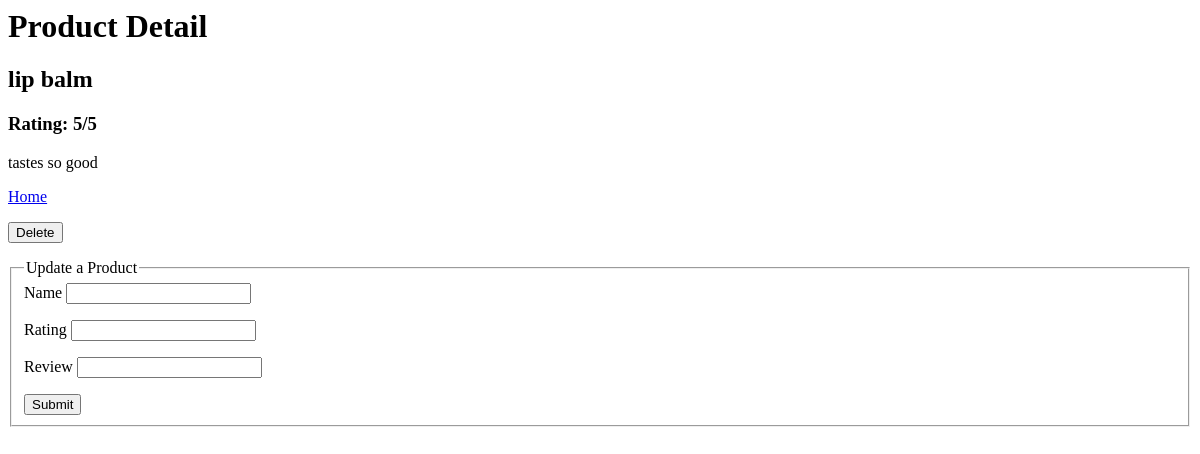
Before: /product/3 with the older database file.
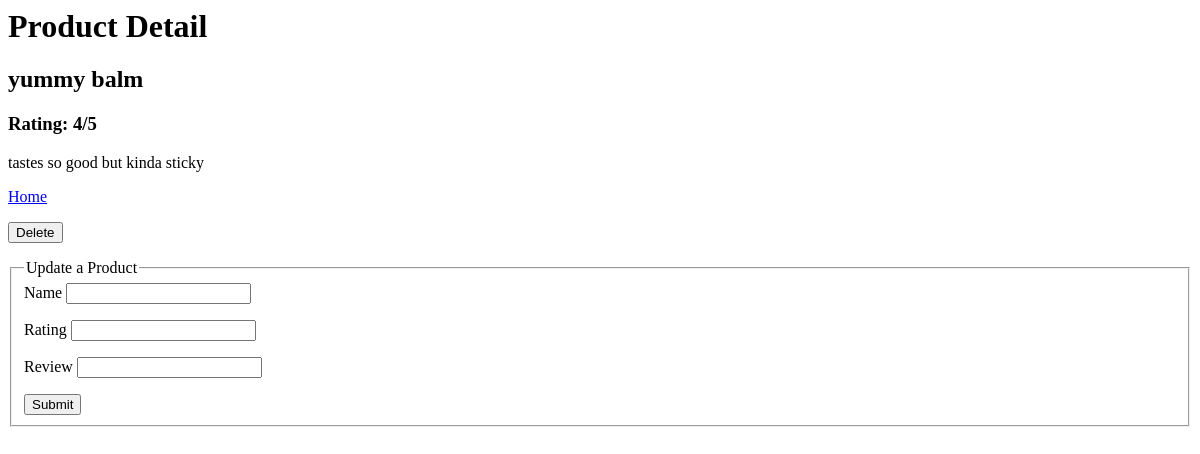
After: the same page with the newer database file.
### makeup_app/models.py (models this page shows)
class Product(db.Model):
    id = db.Column(db.Integer, primary_key = True)
    name = db.Column(db.String(80), nullable = False)
    rating = db.Column(db.Integer, nullable = False)
    review = db.Column(db.Text, nullable = False)

### makeup_app/routes.py (the view)
@main.route('/product/<product_id>', methods=['GET', 'POST'])
def prd_detail(product_id):
    product = Product.query.get(product_id)
    form = ProductForm()
    if form.validate_on_submit():
        form.populate_obj(product)
        db.session.commit()
        flash('Success! Item Updated')
        product = Product.query.get(product_id)
        return redirect(url_for('main.prd_detail', product = product, product_id = product_id))
    else:
        product = Product.query.get(product_id)
        print("form not submitted :(")
        return render_template('prd_detail.html', product = product, form=form)

### makeup_app/forms.py
class ProductForm(FlaskForm):
    name = StringField('Name', validators=[DataRequired()])
    rating = IntegerField('Rating', validators=[DataRequired()])
    review = StringField('Review', validators=[DataRequired()])
    submit = SubmitField('Submit')

### makeup_app/templates/prd_detail.html (shortened to what this page needs)
<h1>Product Detail</h1>
<h2>{{product.name}}</h2>
<h3>Rating: {{product.rating}}/5</h3>
<p>{{product.review}}</p>
<a href="/">Home</a>
<p><form method='POST' action= "/product/{{product.id}}/delete">
    <button class="mx-2" type='submit'>Delete</button>
</form></p>
<form method="POST" action="{{ url_for('main.prd_detail', product_id = product.id) }}">
        <fieldset>
            <legend>Update a Product</legend>
            {{form.name.label}}
            {{form.name}}
            {{form.rating.label}}
            {{form.rating}}
            {{form.review.label}}
            {{form.review}}
            {{form.submit}}
        </fieldset>
</form>

Changed rows visible on the page:
changed Product: name "lip balm" → "yummy balm"; rating "5" → "4"; review "tastes so good" → "tastes so good but kinda sticky"
